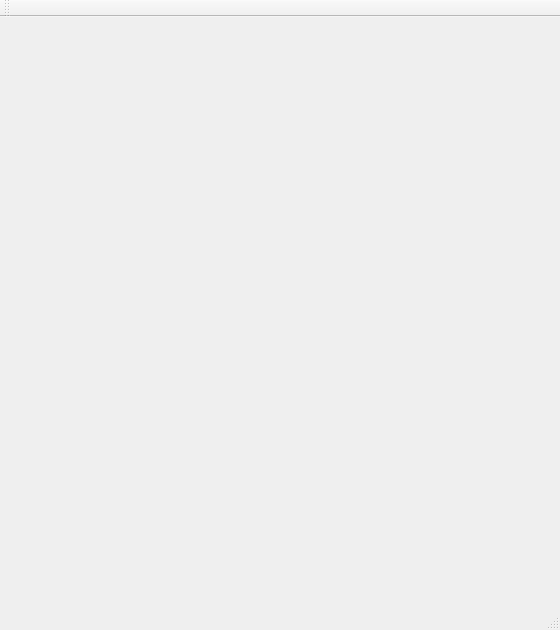
<?xml version="1.0" encoding="UTF-8"?>
<ui version="4.0">
 <class>MainWindow</class>
 <widget class="QMainWindow" name="MainWindow">
  <property name="geometry">
   <rect>
    <x>0</x>
    <y>0</y>
    <width>560</width>
    <height>630</height>
   </rect>
  </property>
  <property name="windowTitle">
   <string>MainWindow</string>
  </property>
  <widget class="QWidget" name="centralWidget"/>
  <widget class="QMenuBar" name="menuBar">
   <property name="geometry">
    <rect>
     <x>0</x>
     <y>0</y>
     <width>560</width>
     <height>26</height>
    </rect>
   </property>
  </widget>
  <widget class="QToolBar" name="mainToolBar">
   <attribute name="toolBarArea">
    <enum>TopToolBarArea</enum>
   </attribute>
   <attribute name="toolBarBreak">
    <bool>false</bool>
   </attribute>
  </widget>
  <widget class="QStatusBar" name="statusBar"/>
 </widget>
 <layoutdefault spacing="6" margin="11"/>
 <resources/>
 <connections/>
</ui>
